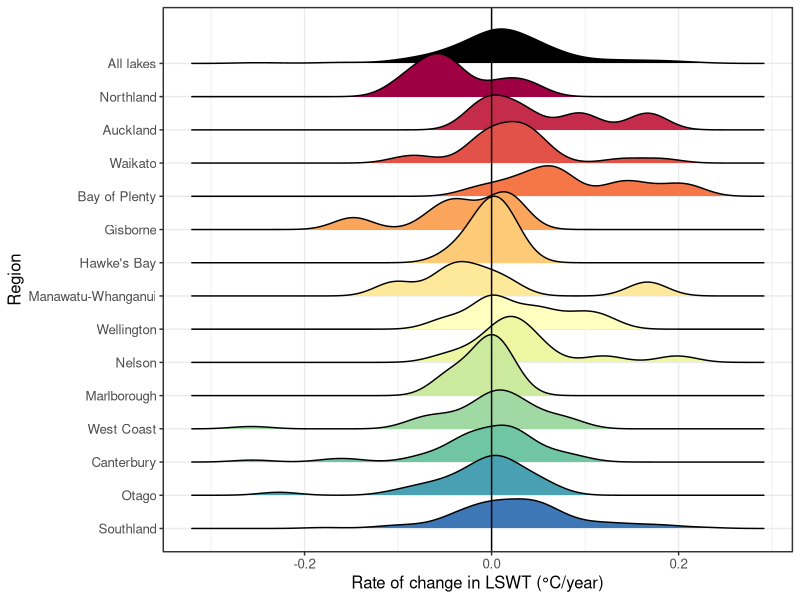
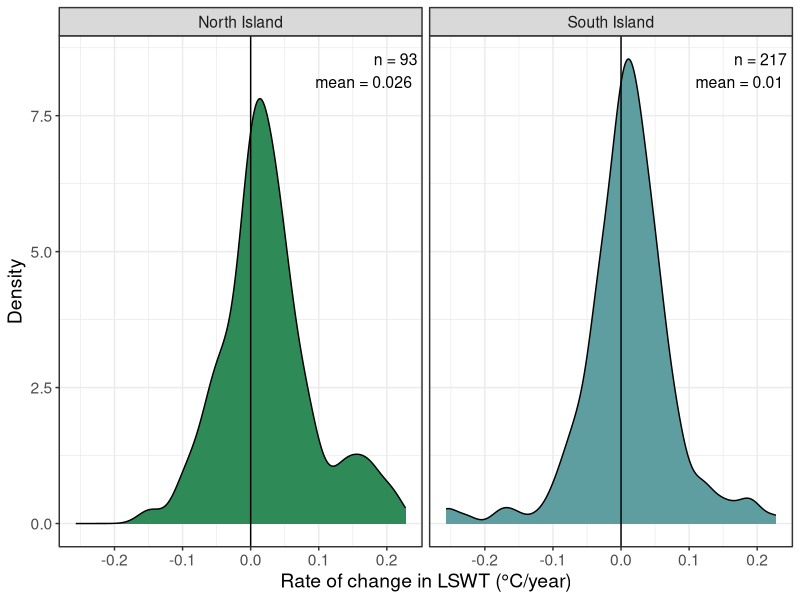
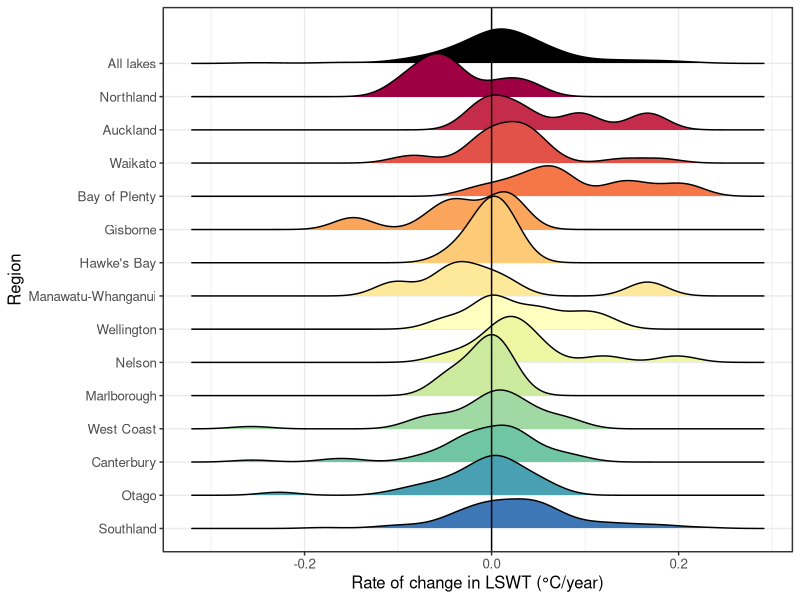
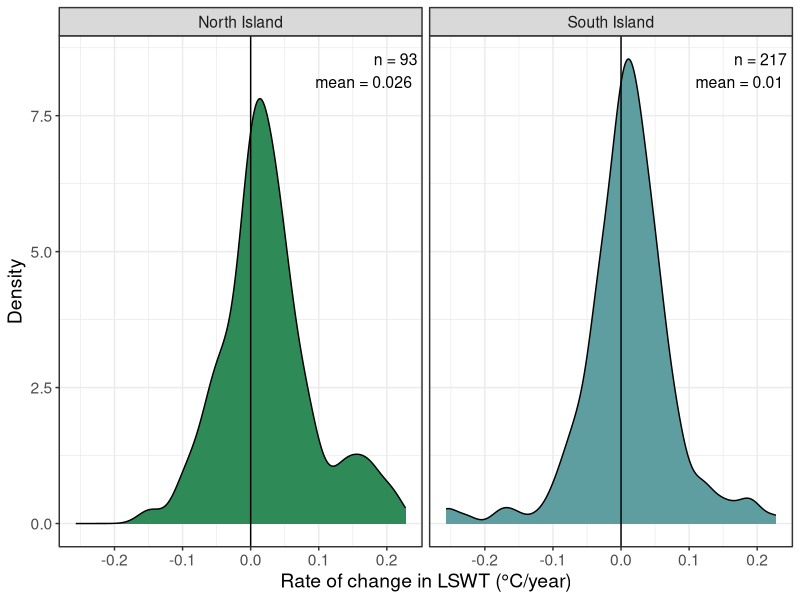

Write R code to recreate these figures, in order.
# plot LSWT trends distributions
library(tidyverse)
library(RColorBrewer)
library(ggridges)
library(ggpubr)

# read LSWT output
sen <- read.csv('./data/output/sen_slope_LSWT_annual_mean_30_districts_landsat7.csv') %>% 
  filter(!is.na(district))

##################
# ADD REGION AS COLUMN, SPLIT DISTRICT
sen <- sen %>% 
  mutate(region = sub(".*\\((.*)\\)", "\\1", district),
         city = sub(" \\(.*\\)", "", district)) %>% 
  mutate(island = ifelse(region %in% c('Northland',
                                       'Auckland', 'Waikato',
                                       'Bay of Plenty',
                                       'Gisborne', "Hawke's Bay", 
                                       'Manawatu-Whanganui', 'Taranaki', 
                                       'Wellington'), 
                         'North Island', 'South Island')) %>% 
  arrange(region, city)


sen$region <- factor(sen$region, levels = c('Northland',
                                            'Auckland', 'Waikato',
                                            'Bay of Plenty',
                                            'Gisborne', "Hawke's Bay", 
                                            'Manawatu-Whanganui', 'Taranaki', 
                                            'Wellington',
                                            'Nelson', "Marlborough",
                                            'West Coast','Canterbury', 
                                            'Otago',
                                            'Southland'))

sen$city <- factor(sen$city, levels = c('Kerikeri', 'Whangarei',
                                        'Whangaparaoa', 'Auckland',
                                        'Hamilton', 'Taupo',
                                        'Rotorua', 'Tauranga',
                                        'Gisborne', 'Napier', 
                                        'Dannevirke', 'Taumarunui',
                                        'Waiouru', 'Whanganui',
                                        'New Plymouth', 'Masterton',
                                        'Wellington', 'Nelson',
                                        'Blenheim', 'Hokitika',
                                        'Reefton', 'Christchurch',
                                        'Lake Tekapo', 'Tara Hills',
                                        'Timaru', 'Dunedin',
                                        'Queenstown', 'Gore',
                                        'Invercargill', 'Milford Sound'))


# create extra rows for 'all lakes'
sen_all <- sen %>% 
  mutate(region = as.character(region)) %>%
  bind_rows(mutate(., region = "All lakes"))

# arrange factor for sen_all
sen_all$region <- factor(sen_all$region, levels = c('All lakes', 'Northland',
                                            'Auckland', 'Waikato',
                                            'Bay of Plenty',
                                            'Gisborne', "Hawke's Bay", 
                                            'Manawatu-Whanganui', 'Taranaki', 
                                            'Wellington',
                                            'Nelson', "Marlborough",
                                            'West Coast','Canterbury', 
                                            'Otago',
                                            'Southland'))

# set up color palette
n_colors <- length(levels(sen_all$region)) - 1
colors <- colorRampPalette(brewer.pal(11, "Spectral"))(n_colors)
colors <- c('black', colors)

sen_all <- sen_all %>% 
  arrange(region, city) 

# name region with the number of lakes
sen_all <- sen_all %>% 
  group_by(region) %>% 
  mutate(n_lakes = n()) %>% 
  mutate(region_label = paste0(region, " (n = ", n_lakes, ")"))

lswt_rate <- sen_all %>% 
  filter(n > 3) %>% 
  ggplot(aes(x = sen_slope, y = fct_rev(region), fill = region)) +
  geom_density_ridges(scale = 2) +
  xlab('Rate of change in LSWT (°C/year)') +
  coord_cartesian(clip = 'off') +      # Allow plot to extend beyond the default area
  ylab('Region') +
  scale_y_discrete(expand = expansion(mult = c(0.05, 0.12))) +  # Add space between ridges
  scale_fill_manual(values = colors) +
  #facet_wrap(~island, scales = 'free_y') +
  geom_vline(xintercept = 0) +
  labs(fill = 'Region') +
  theme_bw() +
  theme(text = element_text(size = 12),
        legend.position = 'none')
lswt_rate


ggsave('./figures/landsat_7/rate_of_change_LWST.png', lswt_rate, 
       dpi = 300, units = 'mm', height = 400, width = 400, scale = 0.3)

mean_island <- sen %>% 
  group_by(island) %>% 
  summarise(mean_sen = mean(sen_slope, na.rm = TRUE),
            median_sen = median(sen_slope, na.rm = TRUE),
            max_sen = max(sen_slope, na.rm = TRUE),
            min_sen = min(sen_slope, na.rm = TRUE),
            sd_sen = sd(sen_slope, na.rm = TRUE),
            n_lakes = n()) %>% 
  mutate(label = paste0("n = ", n_lakes,
                        "\nmean = ", round(mean_sen, 3)))
mean_island

island_cool_warm <- sen %>% 
  group_by(island) %>% 
  summarise(pct_cool = sum(sen_slope < 0)/n(),
            pct_warm = sum(sen_slope > 0)/n())
island_cool_warm

figSI_islands <- ggplot(sen, aes(x = sen_slope, fill = island)) +
  geom_density() +
  geom_vline(xintercept = 0) +
  scale_fill_manual(values = c('#2E8B57', '#5F9EA0')) +
  facet_wrap(~island) +
   geom_text(data = mean_island,
             aes(label = label),
             x = Inf, y = Inf,
             hjust = 1.1, vjust = 1.5,
             inherit.aes = FALSE,
             size = 4) +
  xlab('Rate of change in LSWT (°C/year)') +
  coord_cartesian(clip = 'off') +      # Allow plot to extend beyond the default area
  labs(fill = 'Island') +
  theme_bw() +
  ylab('Density') +
  theme(text = element_text(size = 14),
        legend.position = 'none')

figSI_islands
ggsave('./figures/landsat_7/distribution_LSWT_change_islands.png', figSI_islands, 
       dpi = 300, units = 'mm', height = 400, width = 600, scale = 0.3)

# mean trends by region
reg_trend <- sen %>% 
  group_by(region) %>% 
  summarise(mean_sen = mean(sen_slope, na.rm = TRUE),
            median_sen = median(sen_slope, na.rm = TRUE),
            sd = sd(sen_slope, na.rm = TRUE),
            n_lakes = n())

reg_trend <- reg_trend %>% 
  mutate(mean_sen = round(mean_sen, 2),
         median_sen = round(median_sen, 2),
         sd = round(sd, 2))
reg_trend

summary_trends <- sen %>% 
  summarise(mean_sen = mean(sen_slope, na.rm = TRUE),
            median_sen = median(sen_slope, na.rm = TRUE),
            sd = sd(sen_slope, na.rm = TRUE),
            n_lakes = n(),
            pct_cool = sum(sen_slope < 0)/n(),
            pct_warm = sum(sen_slope > 0)/n(),
            range = max(sen_slope) - min(sen_slope))

summary_trends
write.csv(reg_trend, './data/output/LSWT_trend_stats_region.csv', row.names = FALSE)
